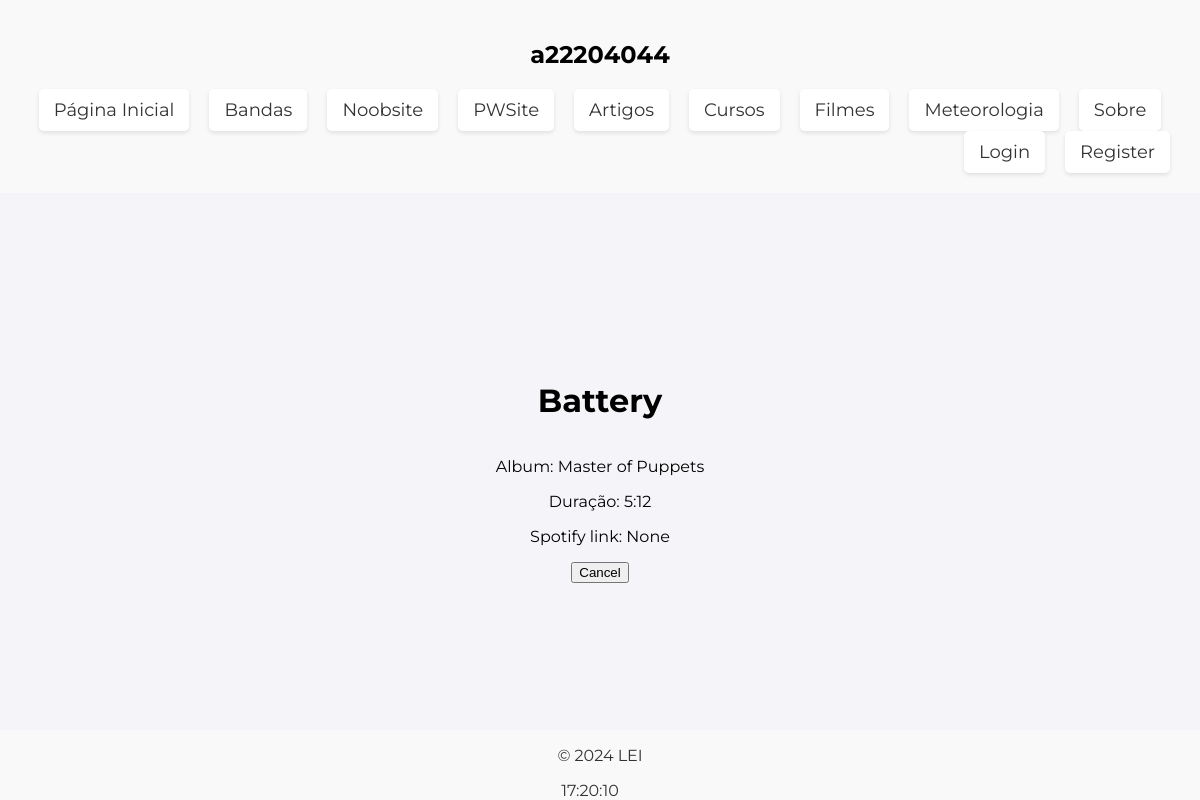
Screenshot of /bands/song/1/ with the database file from the repository.
### bandas/models.py (models this page shows, shortened)
class Song(models.Model):
    title = models.CharField(max_length=100)
    album = models.ForeignKey(Album, on_delete=models.CASCADE)
    duration = models.CharField(max_length=100, default="Erro")
    spotify_link = models.URLField(blank=True, null=True)
    letra = models.TextField(default='', null=True, blank=True)

class Album(models.Model):
    title = models.CharField(max_length=100)
    release_year = models.IntegerField()
    band = models.ForeignKey(Band, on_delete=models.CASCADE, related_name = 'albums')
    photo = models.ImageField(upload_to="imgs", null=True, blank=True, default=None)
    def __str__(self):
        return self.title

### bandas/views.py (the view)
# urls.py: path('song/<int:song_id>/', views.song_view, name='song_detail'),
def song_view(request, song_id):
    song = Song.objects.get(id=song_id)
    canUserManipulate = request.user.groups.filter(name='Editores de bandas').exists()
    context = {'song': song,'canUserManipulate':canUserManipulate}
    return render(request, 'bandas/song.html', context)

### bandas/templates/bandas/song.html (shortened to what this page needs)
{% extends 'base.html' %}
{% block content %}
    <h1>{{ song.title }}</h1>
    <div>
        <p>Album: {{ song.album }}</p>
        <p>Duração: {{ song.duration }}</p>
        <p>Spotify link: {{ song.spotify_link }}</p>
    </div>
    <a href="{% url 'bandas:album_detail' song.album.id%}">
      <button>Cancel</button>
    </a>
{% endblock %}

### rows the page displays
Song: title "Battery", album "Master of Puppets", duration "5:12", spotify_link "None"
